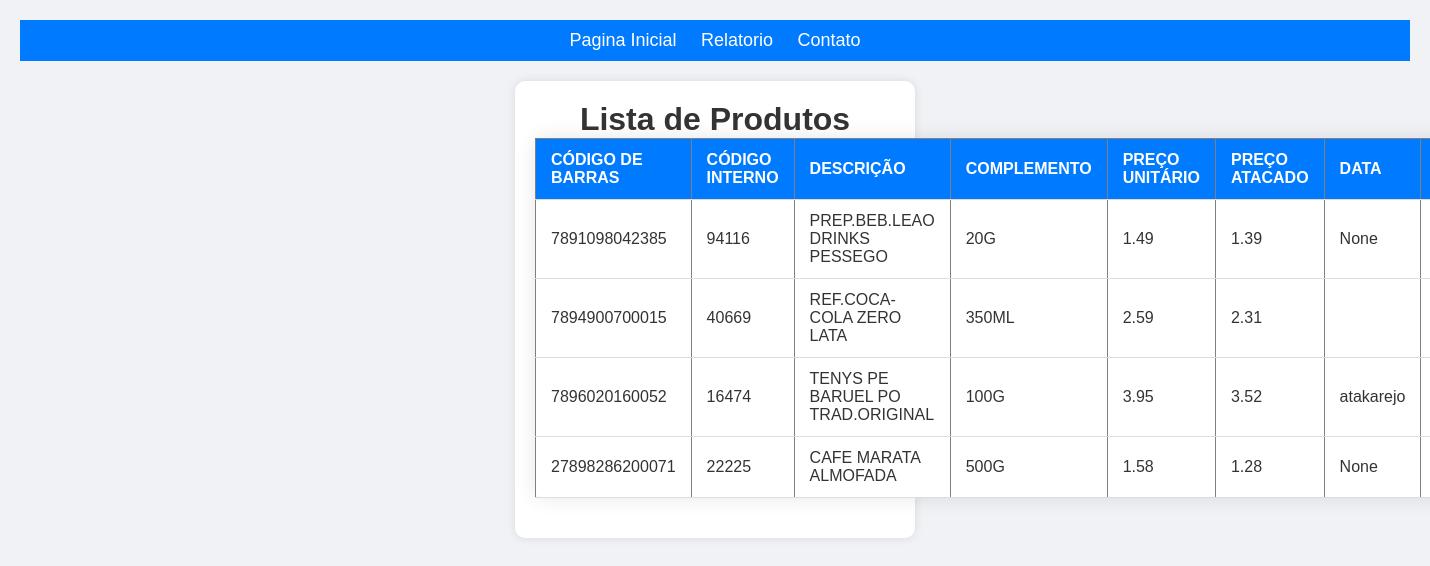
/produtos, run on the app's committed database.
### tables this page shows
CREATE TABLE pesquisa (
                       codigo INTEGER PRIMARY KEY,
                       sku INTEGER,
                       descricao TEXT,
                       complemento TEXT,
                       preco_unitario REAL,
                       preco_atacado REAL
                       , pricing TEXT, data TEXT);

### app/routes.py (the view)
@app.route('/produtos')
def listar_produtos():
    produtos = obter_produtos()
    if produtos:
        return render_template('produtos.html', produtos=produtos)
    else:
        return "Nenhum produto encontrado."

### app/database.py (called while the page is built)
def obter_produtos():
    conn = sqlite3.connect('banco.db')
    cursor = conn.cursor()
    cursor.execute("SELECT * FROM pesquisa")
    produtos = cursor.fetchall()  # Recupera todos os registros
    cursor.close()
    conn.close()
    return produtos

### app/templates/produtos.html
{% extends 'base.html' %}
{% block conteudo %}
<body class="body2">
    <h1>Lista de Produtos</h1>
    <table class="container2" border="1">
        <tr>
            <th>Código de Barras</th>
            <th>Código Interno</th>
            <th>Descrição</th>
            <th>Complemento</th>
            <th>Preço Unitário</th>
            <th>Preço Atacado</th>
            <th>Data</th>
            <th>Mercado</th>
        </tr>
        {% for produto in produtos %}
        <tr>
            <td>{{ produto[0] }}</td>
            <td>{{ produto[1] }}</td>
            <td>{{ produto[2] }}</td>
            <td>{{ produto[3] }}</td>
            <td>{{ produto[4] }}</td>
            <td>{{ produto[5] }}</td>
            <td>{{ produto[6] }}</td>
            <td>{{ produto[7] }}</td>
        </tr>
        {% endfor %}
    </table>
</body>
{% endblock conteudo %}

### app/templates/base.html (shortened to what this page needs)
<!DOCTYPE html>
<html lang="pt-br">
<head>
    <link rel="stylesheet" href="{{ url_for('static', filename='css/style.css') }}">
</head>
<body>
    <nav>
        <a href="/pricing">Pagina Inicial</a>
        <a href="/relatorio">Relatorio</a>
        <a href="/contato">Contato</a>
    </nav>
<div class="container">
    {% block conteudo %}
    {% endblock conteudo %}
</div>
</body>
</html>

### app/static/css/style.css (style rules this page uses)
* { margin: 0; padding: 0; box-sizing: border-box; }
body { font-family: Arial, sans-serif; background-color: #f0f2f5; color: #333; padding: 20px; margin: 0; }
.container { background-color: #fff; padding: 20px; border-radius: 10px; box-shadow: 0 0 10px rgba(0, 0, 0, 0.1); width: 100%; max-width: 400px; text-align: center; margin: auto; margin-top: 20px; }
nav { background-color: #007bff; padding: 10px 20px; margin-bottom: 20px; width: 100%; text-align: center; }
nav a { color: white; text-decoration: none; margin: 0 10px; font-size: 18px; }
table { width: 100%; border-collapse: collapse; background-color: #fff; box-shadow: 0 0 20px rgba(0, 0, 0, 0.1); border-radius: 8px; margin-bottom: 20px; }
table th, table td { padding: 12px 15px; text-align: left; border-bottom: 1px solid #ddd; }
table th { background-color: #007bff; color: #fff; font-weight: bold; text-transform: uppercase; }

### data on the page
pesquisa: codigo "7891098042385", sku "94116", descricao "PREP.BEB.LEAO DRINKS PESSEGO", complemento "20G", preco_unitario "1.49", preco_atacado "1.39", produto "None"
pesquisa: codigo "7894900700015", sku "40669", descricao "REF.COCA-COLA ZERO LATA", complemento "350ML", preco_unitario "2.59", preco_atacado "2.31"
pesquisa: codigo "7896020160052", sku "16474", descricao "TENYS PE BARUEL PO TRAD.ORIGINAL", complemento "100G", preco_unitario "3.95", preco_atacado "3.52", pricing "atakarejo"
pesquisa: codigo "27898286200071", sku "22225", descricao "CAFE MARATA ALMOFADA", complemento "500G", preco_unitario "1.58", preco_atacado "1.28", produto "None"
